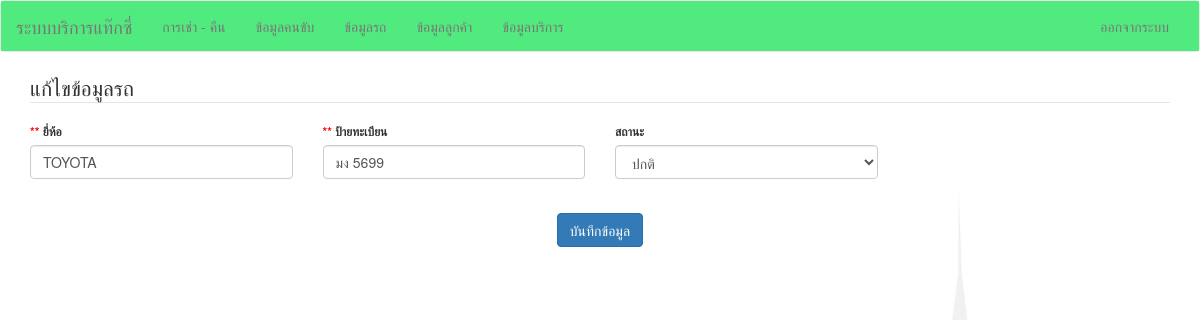
Page /index.php?viewName=editCar&carID=2 (signed in) on the committed database.
### tables this page shows
CREATE TABLE `car` (
  `carID` int(11) NOT NULL,
  `brand` varchar(20) NOT NULL,
  `licensePlate` varchar(20) DEFAULT NULL,
  `status` enum('ปกติ','ซ่อมบำรุง') NOT NULL
);

### model/car.php (called while the page is built, shortened)
<?php
class Car {
    public function read($condition = " 1=1") {
         $this->sql = "SELECT * FROM car WHERE $condition";
        $query = mysql_query($this->sql);
        if ($query) {
            $result = array();
            while ($row = mysql_fetch_array($query, MYSQL_ASSOC)) {
                $result[] = $row;
            }
            return $result;
        } else {
            return false;
        }
    }
}
?>

### views/editCar.php (the view, shortened to what this page needs)
<?php
    include "./model/car.php";
    $obj = new Car();
    $carID = $_REQUEST["carID"];
    $rows = $obj->read(" carID = {$carID} ");
    if ($rows != false) {
        $row = $rows[0];
    }
?>
<div class="container">
    <form action="doUpdateCar.php" method="post" class="form form-horizontal" role="form" style="font-size:12px;" >
        <fieldset>
            <legend>
                แก้ไขข้อมูลรถ
            </legend>
			<div class="row">
				<div class="col-md-3">
                                    <label style="color:red;">**&nbsp;</label><label>ยี่ห้อ</label>
                                    <input type="text" name="brand" value="<?= $row["brand"] ?>" class="form-control" required="" />
				</div>
				 <div class="col-md-3">
					<label style="color:red;">**&nbsp;</label><label>ป้ายทะเบียน</label>
					<input type="text" name="licensePlate" value="<?= $row["licensePlate"] ?>" class="form-control" required="" />
				</div>
                                 <div class="col-md-3">
                                    <label>สถานะ</label>
                                    <select id="status" name="status" class="form-control">
                                         <option <?php if ($row["status"] == "ปกติ" ) echo 'selected' ; ?> value="ปกติ">ปกติ</option>
                                    </select>
                                </div>
			</div>
			<br /><br />
			<div class="row">
				<div class="col-md-12 center-block">
					<button type="submit" class="btn btn-primary center-block">
						บันทึกข้อมูล
					</button>
				</div>
			</div>
        </fieldset>
    </form>
</div>

### css/site.css (style rules this page uses)
body { background: url('../images/bg0004.jpg')no-repeat center center fixed; -webkit-background-size: cover; -moz-background-size: cover; -o-background-size: cover; background-size: cover; }

### rows in the picture
car: brand "TOYOTA", licensePlate "มง 5699", status "ปกติ"
